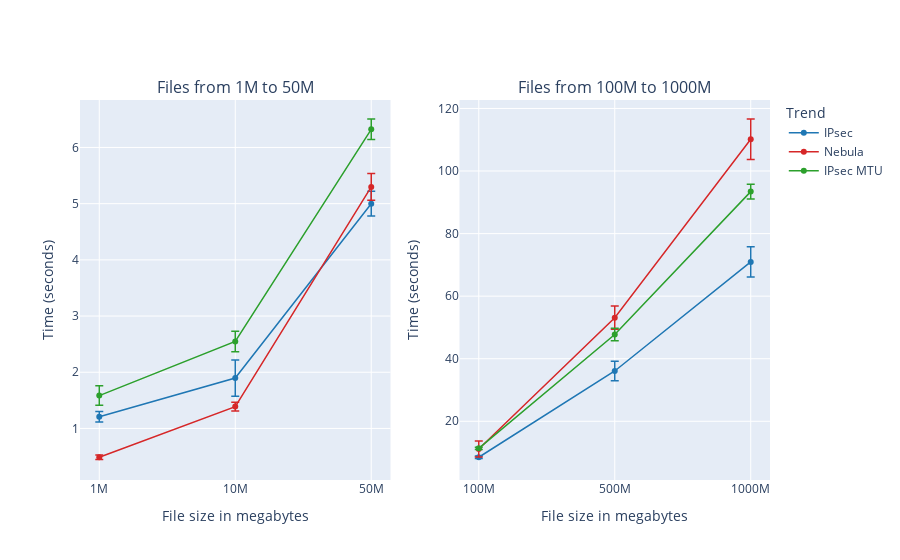

Source (notebook cell):
### Code cell
# fig = go.Figure()

fig = make_subplots(rows=1, cols=2,
                   subplot_titles=("Files from 1M to 50M", "Files from 100M to 1000M")
#                    x_title="File size in megabytes",
#                     y_title="Time (seconds)"
                   )

# IPsec small
fig.add_trace(
    go.Scatter(
        name='IPsec',
        x=ipsec_small_mean_df['size'],
        y=ipsec_small_mean_df.seconds,
                         line=dict(width=1.5, color=cols[0]), marker=dict(color=cols[0]),
        error_y=dict(type='data', array=ipsec_small_std_df.seconds, visible=True, thickness=1.5, color=cols[0])
#         showlegend=False
    ), row=1, col=1
)

# Nebula small
fig.add_trace(
    go.Scatter(
        name='Nebula',
        x=nebula_small_mean_df['size'],
        y=nebula_small_mean_df.seconds,
                        line=dict(width=1.5, color=cols[3]), marker=dict(color=cols[3]),
        error_y=dict(type='data', array=nebula_small_std_df.seconds, visible=True, thickness=1.5, color=cols[3]),
#         showlegend=False
    ), row=1, col=1
)

# MTU IPsec small
fig.add_trace(
    go.Scatter(
        name='IPsec MTU',
        x=ipmtu_small_mean_df['size'],
        y=ipmtu_small_mean_df.seconds,
                         line=dict(width=1.5, color=cols[2]), marker=dict(color=cols[2]),
        error_y=dict(type='data', array=ipmtu_small_std_df.seconds, visible=True, thickness=1.5, color=cols[2])
#         showlegend=False
    ), row=1, col=1
)



# IPsec big

fig.add_trace(
    go.Scatter(
        name='IPsec',
        x=ipsec_big_mean_df['size'],
        y=ipsec_big_mean_df.seconds,
                         line=dict(width=1.5, color=cols[0]), marker=dict(color=cols[0]),
        error_y=dict(type='data', array=ipsec_big_std_df.seconds, visible=True,thickness=1.5, color=cols[0]),
         showlegend=False
    ), row=1, col=2
)

# NEbula big

fig.add_trace(
    go.Scatter(
        name='Nebula',
        x=nebula_big_mean_df['size'],
        y=nebula_big_mean_df.seconds,
                    line=dict(width=1.5, color=cols[3]), marker=dict(color=cols[3]),
        error_y=dict(type='data', array=nebula_big_std_df.seconds, visible=True, thickness=1.5, color=cols[3]),
         showlegend=False
    ), row=1, col=2
)

# MTU IPsec big

fig.add_trace(
    go.Scatter(
        name='IPsec',
        x=ipmtu_big_mean_df['size'],
        y=ipmtu_big_mean_df.seconds,
                         line=dict(width=1.5, color=cols[2]), marker=dict(color=cols[2]),
        error_y=dict(type='data', array=ipmtu_big_std_df.seconds, visible=True,thickness=1.5, color=cols[2]),
         showlegend=False
    ), row=1, col=2
)

# Update xaxis properties
fig.update_xaxes(title_text="File size in megabytes", row=1, col=1)
fig.update_xaxes(title_text="File size in megabytes", row=1, col=2)

# Update yaxis properties
fig.update_yaxes(title_text="Time (seconds)", row=1, col=1)
fig.update_yaxes(title_text="Time (seconds)", row=1, col=2)

fig.update_layout(
     legend_title_text='Trend'  )


fig.show()

### Figure 1 — Plotly figure (JSON) as saved in the notebook; plotly's stock layout.template omitted (floating-point values rounded to 4 significant figures)
{"data": [{"error_y": {"array": [0.09464, 0.3226, 0.2193], "color": "rgb(31, 119, 180)", "thickness": 1.5, "type": "data", "visible": true}, "line": {"color": "rgb(31, 119, 180)", "width": 1.5}, "marker": {"color": "rgb(31, 119, 180)"}, "name": "IPsec", "type": "scatter", "x": ["1M", "10M", "50M"], "xaxis": "x", "y": [1.208, 1.896, 5.0], "yaxis": "y"}, {"error_y": {"array": [0.03965, 0.07679, 0.2376], "color": "rgb(214, 39, 40)", "thickness": 1.5, "type": "data", "visible": true}, "line": {"color": "rgb(214, 39, 40)", "width": 1.5}, "marker": {"color": "rgb(214, 39, 40)"}, "name": "Nebula", "type": "scatter", "x": ["1M", "10M", "50M"], "xaxis": "x", "y": [0.4873, 1.388, 5.298], "yaxis": "y"}, {"error_y": {"array": [0.1736, 0.1826, 0.1829], "color": "rgb(44, 160, 44)", "thickness": 1.5, "type": "data", "visible": true}, "line": {"color": "rgb(44, 160, 44)", "width": 1.5}, "marker": {"color": "rgb(44, 160, 44)"}, "name": "IPsec MTU", "type": "scatter", "x": ["1M", "10M", "50M"], "xaxis": "x", "y": [1.584, 2.547, 6.324], "yaxis": "y"}, {"error_y": {"array": [0.439, 3.095, 4.871], "color": "rgb(31, 119, 180)", "thickness": 1.5, "type": "data", "visible": true}, "line": {"color": "rgb(31, 119, 180)", "width": 1.5}, "marker": {"color": "rgb(31, 119, 180)"}, "name": "IPsec", "showlegend": false, "type": "scatter", "x": ["100M", "500M", "1000M"], "xaxis": "x2", "y": [8.503, 36.08, 70.96], "yaxis": "y2"}, {"error_y": {"array": [2.554, 3.715, 6.481], "color": "rgb(214, 39, 40)", "thickness": 1.5, "type": "data", "visible": true}, "line": {"color": "rgb(214, 39, 40)", "width": 1.5}, "marker": {"color": "rgb(214, 39, 40)"}, "name": "Nebula", "showlegend": false, "type": "scatter", "x": ["100M", "500M", "1000M"], "xaxis": "x2", "y": [11.12, 53.11, 110.2], "yaxis": "y2"}, {"error_y": {"array": [0.3527, 1.983, 2.362], "color": "rgb(44, 160, 44)", "thickness": 1.5, "type": "data", "visible": true}, "line": {"color": "rgb(44, 160, 44)", "width": 1.5}, "marker": {"color": "rgb(44, 160, 44)"}, "name": "IPsec", "showlegend": false, "type": "scatter", "x": ["100M", "500M", "1000M"], "xaxis": "x2", "y": [11.36, 47.76, 93.42], "yaxis": "y2"}], "layout": {"annotations": [{"font": {"size": 16}, "showarrow": false, "text": "Files from 1M to 50M", "x": 0.225, "xanchor": "center", "xref": "paper", "y": 1, "yanchor": "bottom", "yref": "paper"}, {"font": {"size": 16}, "showarrow": false, "text": "Files from 100M to 1000M", "x": 0.775, "xanchor": "center", "xref": "paper", "y": 1, "yanchor": "bottom", "yref": "paper"}], "legend": {"title": {"text": "Trend"}}, "xaxis": {"anchor": "y", "domain": [0, 0.45], "title": {"text": "File size in megabytes"}}, "xaxis2": {"anchor": "y2", "domain": [0.55, 1], "title": {"text": "File size in megabytes"}}, "yaxis": {"anchor": "x", "domain": [0, 1], "title": {"text": "Time (seconds)"}}, "yaxis2": {"anchor": "x2", "domain": [0, 1], "title": {"text": "Time (seconds)"}}}}
